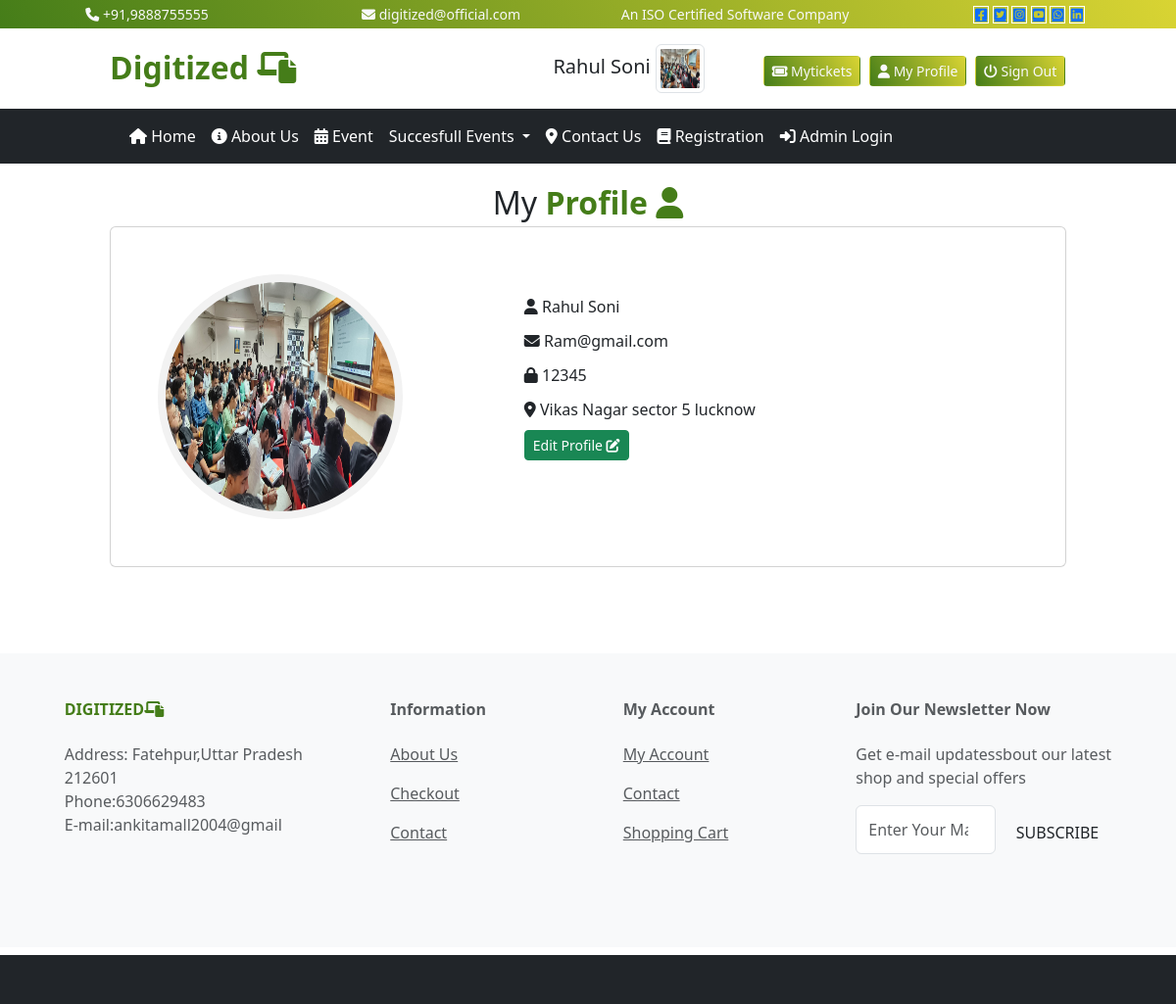
The page /user/myprofile/ (signed in) on the database its author committed.
### user/models.py (models this page shows)
class register(models.Model):
    email=models.CharField(max_length=200,primary_key=True)
    uname=models.CharField(max_length=200,null=True)
    passwd=models.CharField(max_length=100,null=True)
    upic=models.ImageField(upload_to='static/profile',null=True)
    address=models.TextField(null=True)

### user/views.py (the view, shortened to what this page needs)
# urls.py: path('myprofile/',views.myprofile),
def myprofile(request):
    user=request.session.get('user')
    rdata="";
    if user:
        rdata=register.objects.filter(email=user)
    md={"mdata":rdata}
    return render(request,'user/myprofile.html',md)

### templates/user/myprofile.html (shortened to what this page needs)
{% extends 'base.html'%}
{% load static %}
{% block content %}
<div class="fs-2 text-center">
    My<b class="txt-mycolor"> Profile <i class="fa-solid fa-user"></i></b>
</div>
<div class="row">
    <div class="col-sm-10 mx-auto">
        {% for i in mdata %}
        <div class="card mb-3" >
  <div class="row g-0">
    <div class="col-md-5 p-5">
      <img src="/{{i.upic}}" style="height:250px;width:250px;border:8px solid #f2f2f2" class="img-fluid rounded-pill" alt="...">
    </div>
    <div class="col-md-7 py-5">
      <div class="card-body">
        <p class="card-text" style="line-height:35px;">
            <i class="fa-solid fa-user"></i> {{i.uname}}<br/>
            <i class="fa-solid fa-envelope"></i> {{i.email}}<br/>
            <i class="fa-solid fa-lock"></i> {{i.passwd}}<br/>
            <i class="fa-solid fa-location-dot"></i>  {{i.address}}<br/>
            <a href="#" class="btn btn-sm btn-success" onclick="demo()">Edit Profile <i class="fa-solid fa-pen-to-square"></i></a>
        </p>
         </div>
    </div>
  </div>
</div>
        {% endfor %}
    </div>
</div>
{% endblock %}

### templates/base.html (shortened to what this page needs)
<!DOCTYPE html>
{% load static %}
<html lang="en">
<head>
    <link href="{% static 'css/bootstrap.css' %}" rel="stylesheet"/>
    <link href="{% static 'css/all.css' %}" rel="stylesheet"/>
</head>
<body>
<div class="container-fluid">
    <div class="row t1 text-center bg-mycolor text-light py-1">
        <div class="col-lg-3 col-md-6 col-sm-12">
            <i class="fa-solid fa-phone"></i> +91,9888755555
        </div>
        <div class="col-lg-3 col-md-6 col-sm-12">
            <i class="fa-solid fa-envelope"></i>
            digitized@official.com
        </div>
        <div class="col-lg-3 col-md-6 col-sm-12">
            An ISO Certified Software Company
        </div>
        <div class="col-lg-3 col-md-6 col-sm-12">
<a class="fa-brands fa-square-facebook" href="www.facebook.com"></a>
<a class="fa-brands fa-square-twitter" href="www.x.com"></a>
<a class="fa-brands fa-square-instagram" href="www.instagram.com"></a>
<a class="fa-brands fa-square-youtube" href="www.youtube.com"></a>
<a class="fa-brands fa-square-whatsapp" href="www.whatsapp.com"></a>
            <a class="fa-brands fa-linkedin" href="www.linkedin.com"></a>
        </div>
    </div>
    <div class="row t2">
        <div class="col-sm-10 mx-auto">
<div class="row py-3">
    <div class="col-sm-4 fs-2">
        <b class="txt-mycolor">Digitized
        <i class="fa-solid fa-laptop-file"></i></b>
    </div>
    <div class="col-sm-1">
    </div>
    <div class="col-sm-3 text-center fs-5">
        {% if request.session.user %}
          <a href="#" class="nav-link disabled"> {{ request.session.username }}
              <img src="/{{request.session.userpic}}" style="height:50px;width:50px;"class="img-thumbnail">
                   </a>
        {% else %}
         <a href="#" class="nav-link disabled">
              <img src="{% static 'images/defaultuser.jpeg' %}" style="max-height:50px;"class="img-thumbnail">
                   </a>
       {% endif %}
    </div>
    <div class="col-sm-4 fs-2">
        {% if request.session.user %}
        <a href="/user/myticket/" class="btn btn-sm bg-mycolor text-light">
            <i class="fa-solid fa-ticket"></i> Mytickets </a>
         <a href="/user/myprofile/" class="btn btn-sm bg-mycolor text-light">
            <i class="fa-solid fa-user"></i> My Profile </a>
       <a href="/user/logout" class="btn btn-sm bg-mycolor text-light">
<i class="fa-solid fa-power-off"></i>
           Sign Out
           </a>
{% else %}
        <a href="/user/signin/" class="btn btn-sm bg-mycolor text-light">
<i class="fa-solid fa-right-to-bracket"></i>
            Sign In
            </a>
{% endif %}
    </div>
</div>
    </div>
        </div>
    <div class="row t3 bg-dark">
        <div class="col-sm-10 mx-auto">
            <nav class="navbar navbar-expand-lg bg-body-tertiary" id="menu">
  <div class="container-fluid">
    <div class="collapse navbar-collapse" id="navbarSupportedContent">
      <ul class="navbar-nav me-auto mb-2 mb-lg-0">
        <li class="nav-item">
          <a class="nav-link active" aria-current="page" href="/user/index/"><i class="fa-solid fa-house"></i>
              Home</a>
        </li>
        <li class="nav-item">
          <a class="nav-link" href="/user/about/"><i class="fa-solid fa-circle-info"></i>
              About Us</a>
        </li>
          <li class="nav-item">
          <a class="nav-link" href="/user/event/"><i class="fa-solid fa-calendar-days"></i>
              Event</a>
        </li>
          <li class="nav-item dropdown">
          <a class="nav-link dropdown-toggle" href="/user/gallery/" role="button" data-bs-toggle="dropdown" aria-expanded="false">
            Succesfull Events
          </a>
          <li class="nav-item">
          <a class="nav-link" href="/user/contact/"><i class="fa-solid fa-location-dot"></i>
              Contact Us</a>
        </li>
          </li>
          <li class="nav-item">
          <a class="nav-link" href="/user/signup/"><i class="fa-solid fa-book"></i>
              Registration</a>
        </li>
            <li class="nav-item">
          <a class="nav-link" href="/admin/">
              <i class="fa-solid fa-right-to-bracket"></i>
               Admin Login</a>
        </li>
      </ul>
    </div>
  </div>
</nav>
        </div>
    </div>
    <div class="row">
        <div class="col-sm-12 py-3" style="min-height:500px;">
{% block content %}
    {% endblock %}
        </div>
        </div>
    <div class="row ufooter bg-dark">
<footer class="text-center text-lg-start bg-light text-muted">
  <section class="">
    <div class="container text-center text-md-start mt-5">
      <div class="row mt-3">
        <div class="col-md-3 col-lg-4 col-xl-3 mx-auto mb-4">
          <h6 class="text-uppercase fw-bold mb-4">
            <b class="txt-mycolor">Digitized<i class="fa-solid fa-laptop-file"></i></b>
          </h6>
          <div>Address: Fatehpur,Uttar Pradesh 212601</div>
		  <div>Phone:6306629483</div>
		  <div>E-mail:ankitamall2004@gmail</div>
        </div>
        <div class="col-md-2 col-lg-2 col-xl-2 mx-auto mb-4">
          <h6 class="fw-bold mb-4">
            Information
          </h6>
          <p>
            <a href="#!" class="text-reset">About Us</a>
          </p>
          <p>
            <a href="#!" class="text-reset">Checkout</a>
          </p>
          <p>
            <a href="#!" class="text-reset">Contact</a>
          </p>
        </div>
        <div class="col-md-3 col-lg-2 col-xl-2 mx-auto mb-4">
          <h6 class="fw-bold mb-4">
            My Account
          </h6>
          <p>
            <a href="#!" class="text-reset">My Account</a>
          </p>
          <p>
            <a href="#!" class="text-reset">Contact</a>
          </p>
          <p>
            <a href="#!" class="text-reset">Shopping Cart</a>
          </p>
        </div>
        <div class="col-md-4 col-lg-3 col-xl-3 mx-auto mb-md-0 mb-4">
          <h6 class="fw-bold mb-4">Join Our Newsletter Now</h6>
          <p>
            Get e-mail updatessbout our latest shop and special offers
          </p>
		  <form class="d-flex" role="search">
      <input class="form-control me-2" type="search" placeholder="Enter Your Mail" aria-label="Search">
      <button type="button" class="btn text-mycolor">SUBSCRIBE</button>
    </form>
        </div>
      </div>
    </div>
  </section>
</footer>
    </div>
    <div class="row bfooter bg-dark mt-2"></div>
</div>
</body>
</html>

### templates/base.html (style rules this page uses)
:root { --bgcolor:linear-gradient(60deg,#457d19,#d9d433); --txtcolor:#457d19; }
.t1 { font-size:14px; }
.bg-mycolor { background:var(--bgcolor) !important; }
.txt-mycolor { color:var(--txtcolor); }
.fa-brands { border:1px solid white; padding:.3%; transition:all 1s; }
#menu { background:transparent !important; }
#menu ul li a { color:white; }
.ufooter { min-height:300px; }
.bfooter { min-height:50px; }

### templates/user/myprofile.html (style rules this page uses)
.form-control { height:50px; margin-bottom:2%; }

### rows shown on the page
register: session.username "Rahul Soni", upic (picture), uname "Rahul Soni", email "Ram@gmail.com", passwd "12345", address "Vikas Nagar sector 5 lucknow"
